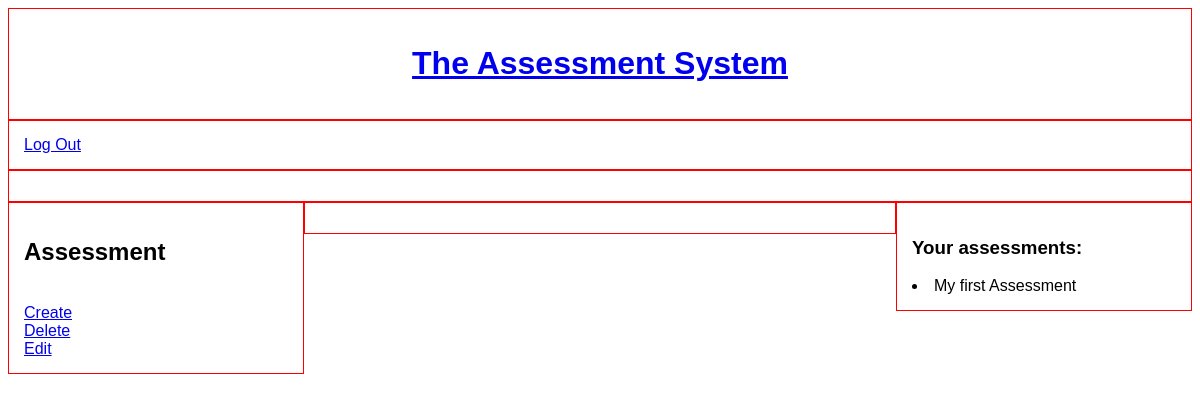
The page / (signed in) on the database as committed earlier.
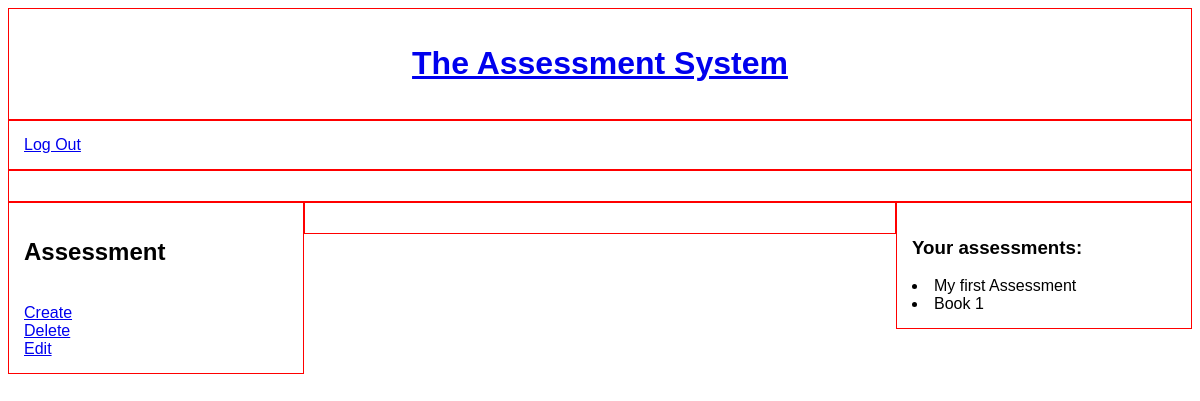
The same page on the database as committed later.
### assessment/models.py (models this page shows)
class Assessment(models.Model):
    creator = models.ForeignKey(settings.AUTH_USER_MODEL, on_delete=models.CASCADE, editable=False)
    title = models.CharField(max_length=100, blank=True)
    def __str__(self):
        return f'{self.title}'

### core/views.py (the view)
# urls.py: 2. Add a URL to urlpatterns:  path('', views.home, name='home')
def home(request):
    template_name = 'home.html'
    if request.user.id is not None:
        user_id = request.user.id
        current_user = User.objects.get(id=user_id)
        user_assessments = Assessment.objects.filter(creator=current_user).exclude(title='')
    else:
        user_assessments = None
    context = {
        'user_assessments': user_assessments,
    }
    return render(request, template_name, context)

### core/templates/core/home.html (shortened to what this page needs)
{% extends 'base.html' %}
{% block content %}
<div class="col-12" id="logo">
    <h1><a href="{% url 'home' %}">The Assessment System</a></h1>
</div>
<div class="col-12" id="navbar">
    {% if not user.is_authenticated %}
    <a href="{% url 'login' %}">Log In</a>
    <a href="{% url 'signup' %}">Sign Up</a>
    {% else %}
    <a href="{% url 'logout' %}">Log Out</a>
    {% endif %}
</div>
<div class="col-12" id="messages">
</div>
{% if user.role == 'Teacher' %}
<div class="col-3" id="left-side-teacher">
    <h2>Assessment</h2>
    <br><a href="{% url 'create-assessment' %}" name="create-assessment">Create</a>
    <br><a href="{% url 'delete-assessment' %}" name="delete-assessment">Delete</a>
    <br><a href="{% url 'edit-assessment' %}" name="edit-assessment">Edit</a>
</div>
<div class="col-6" id="main-content-teacher">
</div>
<div class="col-3" id="right-side-teacher">
    {% if user_assessments %}
    <h3>Your assessments:</h3>
    {% for assessment in user_assessments %}
    <li>{{ assessment }}</li>
    {% endfor %}
    {% else %}
    <h3>You have no assessments.</h3>
    {% endif %}
</div>
{% elif user.role == 'Student' %}
student
{% endif %}
{% endblock %}

### assessmentsystem/templates/assessmentsystem/base.html (shortened to what this page needs)
<!DOCTYPE html>
{% load static %}
<html lang="en">
<head>
    <link rel="stylesheet" type="text/css" href="{% static 'assessmentsystem/css/style.css' %}">
</head>
<body>
{% block content %}{% endblock %}
</body>
</html>

### assessmentsystem/static/assessmentsystem/css/style.css (style rules this page uses)
* { box-sizing: border-box; }
[class*="col-"] { float: left; padding: 15px; border: 1px solid red; }
.col-3 { width: 25%; }
.col-6 { width: 50%; }
.col-12 { width: 100%; }
body { font-family: sans-serif; }
#logo { text-align: center; }

Rows that differ between the two databases and show on the page:
added Assessment: title "Book 1"
